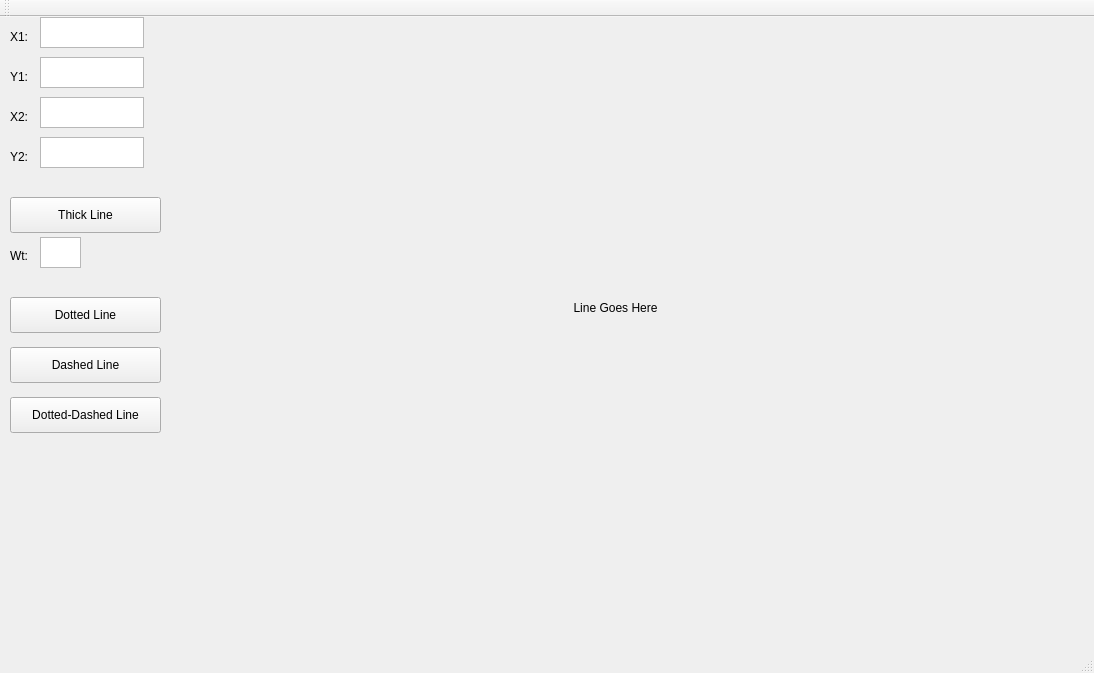
<?xml version="1.0" encoding="UTF-8"?>
<ui version="4.0">
 <class>MainWindow</class>
 <widget class="QMainWindow" name="MainWindow">
  <property name="geometry">
   <rect>
    <x>0</x>
    <y>0</y>
    <width>1094</width>
    <height>673</height>
   </rect>
  </property>
  <property name="windowTitle">
   <string>MainWindow</string>
  </property>
  <widget class="QWidget" name="centralWidget">
   <widget class="QLabel" name="label">
    <property name="geometry">
     <rect>
      <x>10</x>
      <y>10</y>
      <width>21</width>
      <height>20</height>
     </rect>
    </property>
    <property name="text">
     <string>X1:</string>
    </property>
   </widget>
   <widget class="QLabel" name="label_2">
    <property name="geometry">
     <rect>
      <x>10</x>
      <y>50</y>
      <width>21</width>
      <height>20</height>
     </rect>
    </property>
    <property name="text">
     <string>Y1:</string>
    </property>
   </widget>
   <widget class="QLabel" name="label_3">
    <property name="geometry">
     <rect>
      <x>10</x>
      <y>90</y>
      <width>21</width>
      <height>20</height>
     </rect>
    </property>
    <property name="text">
     <string>X2:</string>
    </property>
   </widget>
   <widget class="QLabel" name="label_4">
    <property name="geometry">
     <rect>
      <x>10</x>
      <y>130</y>
      <width>21</width>
      <height>20</height>
     </rect>
    </property>
    <property name="text">
     <string>Y2:</string>
    </property>
   </widget>
   <widget class="QPushButton" name="pushButton">
    <property name="geometry">
     <rect>
      <x>10</x>
      <y>180</y>
      <width>151</width>
      <height>36</height>
     </rect>
    </property>
    <property name="text">
     <string>Thick Line</string>
    </property>
   </widget>
   <widget class="QPushButton" name="pushButton_2">
    <property name="geometry">
     <rect>
      <x>10</x>
      <y>280</y>
      <width>151</width>
      <height>36</height>
     </rect>
    </property>
    <property name="text">
     <string>Dotted Line</string>
    </property>
   </widget>
   <widget class="QPushButton" name="pushButton_3">
    <property name="geometry">
     <rect>
      <x>10</x>
      <y>380</y>
      <width>151</width>
      <height>36</height>
     </rect>
    </property>
    <property name="text">
     <string>Dotted-Dashed Line</string>
    </property>
   </widget>
   <widget class="QPushButton" name="pushButton_4">
    <property name="geometry">
     <rect>
      <x>10</x>
      <y>330</y>
      <width>151</width>
      <height>36</height>
     </rect>
    </property>
    <property name="text">
     <string>Dashed Line</string>
    </property>
   </widget>
   <widget class="QTextEdit" name="textEdit">
    <property name="geometry">
     <rect>
      <x>40</x>
      <y>0</y>
      <width>104</width>
      <height>31</height>
     </rect>
    </property>
   </widget>
   <widget class="QTextEdit" name="textEdit_2">
    <property name="geometry">
     <rect>
      <x>40</x>
      <y>40</y>
      <width>104</width>
      <height>31</height>
     </rect>
    </property>
   </widget>
   <widget class="QTextEdit" name="textEdit_3">
    <property name="geometry">
     <rect>
      <x>40</x>
      <y>80</y>
      <width>104</width>
      <height>31</height>
     </rect>
    </property>
   </widget>
   <widget class="QTextEdit" name="textEdit_4">
    <property name="geometry">
     <rect>
      <x>40</x>
      <y>120</y>
      <width>104</width>
      <height>31</height>
     </rect>
    </property>
   </widget>
   <widget class="QLabel" name="label_5">
    <property name="geometry">
     <rect>
      <x>210</x>
      <y>10</y>
      <width>811</width>
      <height>561</height>
     </rect>
    </property>
    <property name="text">
     <string>Line Goes Here</string>
    </property>
    <property name="alignment">
     <set>Qt::AlignCenter</set>
    </property>
   </widget>
   <widget class="QLabel" name="label_6">
    <property name="geometry">
     <rect>
      <x>10</x>
      <y>230</y>
      <width>31</width>
      <height>17</height>
     </rect>
    </property>
    <property name="text">
     <string>Wt:</string>
    </property>
   </widget>
   <widget class="QTextEdit" name="textEdit_5">
    <property name="geometry">
     <rect>
      <x>40</x>
      <y>220</y>
      <width>41</width>
      <height>31</height>
     </rect>
    </property>
   </widget>
  </widget>
  <widget class="QMenuBar" name="menuBar">
   <property name="geometry">
    <rect>
     <x>0</x>
     <y>0</y>
     <width>1094</width>
     <height>22</height>
    </rect>
   </property>
  </widget>
  <widget class="QToolBar" name="mainToolBar">
   <attribute name="toolBarArea">
    <enum>TopToolBarArea</enum>
   </attribute>
   <attribute name="toolBarBreak">
    <bool>false</bool>
   </attribute>
  </widget>
  <widget class="QStatusBar" name="statusBar"/>
 </widget>
 <layoutdefault spacing="6" margin="11"/>
 <resources/>
 <connections/>
</ui>
